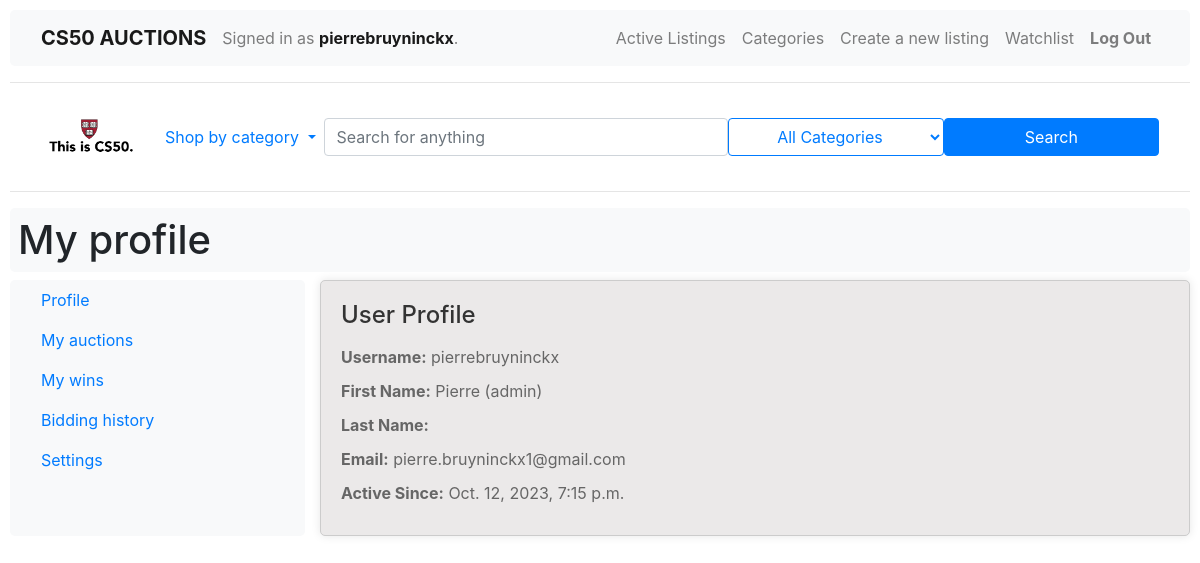
Screenshot of /profile (signed in) with the database file from the repository.
### auctions/models.py (models this page shows)
class User(AbstractUser):
    pass

### auctions/views.py (the view)
# urls.py: path("profile", views.profile, name="profile"),
@login_required
def profile(request):
    current_user = request.user
    user_listings = current_user.my_listings.all()
    user_wins = current_user.my_wins.all()
    user_bids = current_user.my_bids.all()
    return render(
        request,
        "auctions/profile.html",
        {
            "user": current_user,
            "listings": user_listings,
            "wins": user_wins,
            "bids": user_bids,
        },
    )

### auctions/templates/auctions/profile.html (shortened to what this page needs)
{% extends 'auctions/layout.html'%}
{% load static %}
{% block body %}
<h1 class="p-2 mb-2 bg-light">My profile</h1>
<div class="row g-4" style="margin: auto;">
    <div class="col-3 bg-light">
        <ul class="nav flex-column">
            <li class="nav-item">
                <a aria-current="page" class="nav-link active" href="#" id="profile" data-div="profile">Profile</a>
            </li>
            <li class="nav-item">
                <a aria-current="page" class="nav-link active" href="#" id="my-auctions" data-div="auctions">My
                    auctions</a>
            </li>
            <li class="nav-item">
                <a class="nav-link" href="#" id="my-wins" data-div="wins">My wins</a>
            </li>
            <li class="nav-item">
                <a class="nav-link" href="#" id="bidding-history" data-div="history">Bidding history</a>
            </li>
            <li class="nav-item">
                <a class="nav-link" href="#" id="settings" data-div="settings">Settings</a>
            </li>
        </ul>
    </div>
    <div class="col-9" style="padding-right: 0;">
        <div class="info profile">
            <h2>User Profile</h2>
            <div class="info-text">
                <p><strong>Username:</strong> {{ user.username }}</p>
                <p><strong>First Name:</strong> {{ user.first_name }}</p>
                <p><strong>Last Name:</strong> {{ user.last_name }}</p>
                <p><strong>Email:</strong> {{ user.email }}</p>
                <p><strong>Active Since:</strong> {{ user.date_joined }}</p>
            </div>
        </div>
    </div>
</div>
{% endblock %}

### auctions/templates/auctions/layout.html (shortened to what this page needs)
{% load static %}
<!DOCTYPE html>
<html lang="en">
<head>
  <link rel="stylesheet" href="https://stackpath.bootstrapcdn.com/bootstrap/4.4.1/css/bootstrap.min.css"
>
  <link href="{% static 'auctions/styles.css' %}" rel="stylesheet">
</head>
<body>
  <div id="nav_wrapper">
    <header role="banner">
      <div id="top_nav">
        <nav class="navbar navbar-expand-lg navbar-light bg-light">
          <div class="container-fluid">
            <a class="navbar-brand" href="/"><strong>CS50 AUCTIONS</strong></a>
            <div class="collapse navbar-collapse justify-content-between" id="navbarNav">
              <span class="navbar-text">
                {% if user.is_authenticated %}
                Signed in as <strong><a href="{% url 'profile' %}">{{ user.username }}</a></strong>.
                {% endif %}
              </span>
              <ul class="navbar-nav">
                {% if user.is_authenticated %}
                <li class="nav-item">
                  <a class="nav-link" href="{% url 'index' %}">Active Listings</a>
                </li>
                <li class="nav-item">
                  <a class="nav-link" href="{% url 'categories' %}">Categories</a>
                </li>
                <li class="nav-item">
                  <a class="nav-link" href="{% url 'create' %}">Create a new listing</a>
                </li>
                <li class="nav-item">
                  <a class="nav-link" href="{% url 'watchlist' %}">Watchlist</a>
                </li>
                <li class="nav-item">
                  <a class="nav-link" href="{% url 'logout' %}"><strong>Log Out</strong></a>
                </li>
                {% endif %}
              </ul>
            </div>
          </div>
        </nav>
        <hr>
      </div>
      <div id="bottom_nav">
        <nav class="navbar navbar-expand-lg bg-body-tertiary">
          <div class="container-fluid" id="navigation">
            <a class="navbar-brand" href="/"><img id="CS50_img" src="{% static 'auctions/CS50logo.png' %}"
                alt="CS50 logo"></a>
            <ul class="navbar-nav me-auto mb-2 mb-lg-0">
              <li class="nav-item dropdown" id="shop_by_category">
                <a class="nav-link dropdown-toggle" href="#" role="button" data-bs-toggle="dropdown"
                  aria-expanded="false">
                  Shop by category
                </a>
              </li>
            </ul>
            <div class="collapse navbar-collapse" id="navbarSupportedContent">
              <form action="{% url 'search' %}" id="searchbar" role="search" method="post" style="margin-bottom: 0;">
                <div id="searchBarItems">
                  <input class="form-control me-2" type="search" placeholder="Search for anything" aria-label="Search"
                     name="search_query">
                  <select name="search_category" class="form-select btn btn-outline-primary"
                    aria-label="Default select example">
                    <option selected value="None">All Categories</option>
                  </select>
                  <button class="btn btn-primary" type="submit">Search</button>
                </div>
              </form>
            </div>
          </div>
        </nav>
      </div>
    </header>
  </div>
  <hr>
  {% block body %}
  {% endblock %}
</body>
</html>

### auctions/static/auctions/styles.css (style rules this page uses)
body { padding: 10px; max-width: 1248px; margin-left: auto; margin-right: auto; }
div, h1, header, nav { border-radius: 5px; }
header { margin-left: auto; margin-right: auto; }
#CS50_img { max-width: 100px; height: auto; }
#navbarSupportedContent { display: block !important; }
#searchBarItems { display: flex; flex-direction: row; justify-content: space-between; }
#searchBarItems input { flex: 2; }
#searchBarItems select, #searchBarItems button { flex: 1; width: 100%; }
@media (min-width: 992px) { #navigation ul.navbar-nav { display: flex; flex-direction: row; align-items: center; justify-content: center; margin-left: auto; margin-right: auto; } }
@media (min-width: 992px) { #navigation .collapse { display: block !important; } }
form { margin-bottom: 20px; }
.info { border: 1px solid #ccc; border-radius: 5px; padding: 20px; background-color: #ebe9e9; box-shadow: 0 0 10px rgba(0, 0, 0, 0.1); }
.info h2 { font-size: 24px; margin-bottom: 15px; color: #333; }
.info-text p { font-size: 16px; margin-bottom: 10px; color: #666; }

### rows the page displays
User: username "pierrebruyninckx", first_name "Pierre (admin)", email "pierre.bruyninckx1@gmail.com", date_joined "Oct. 12, 2023, 7:15 p.m."
